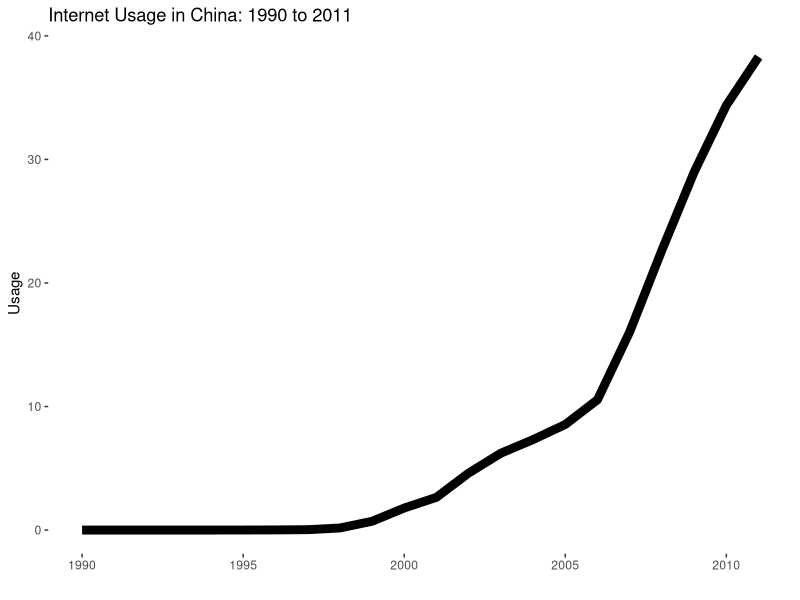
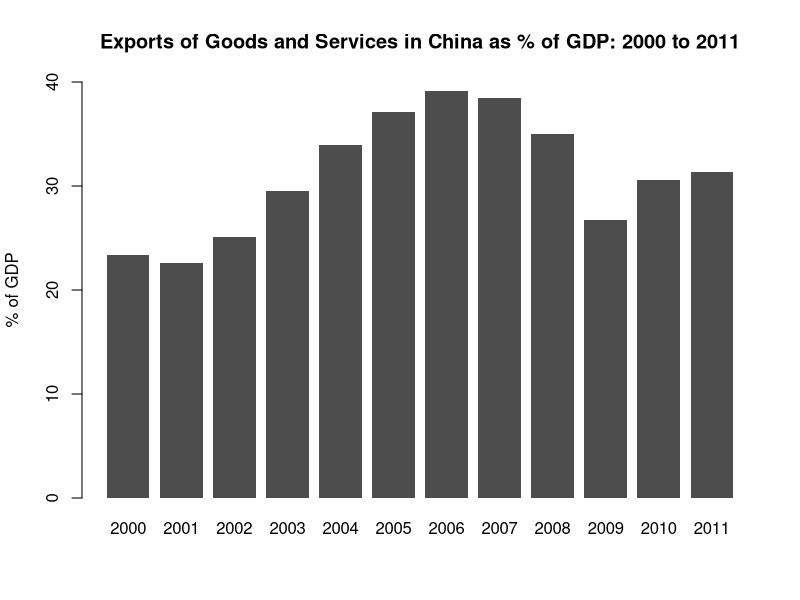
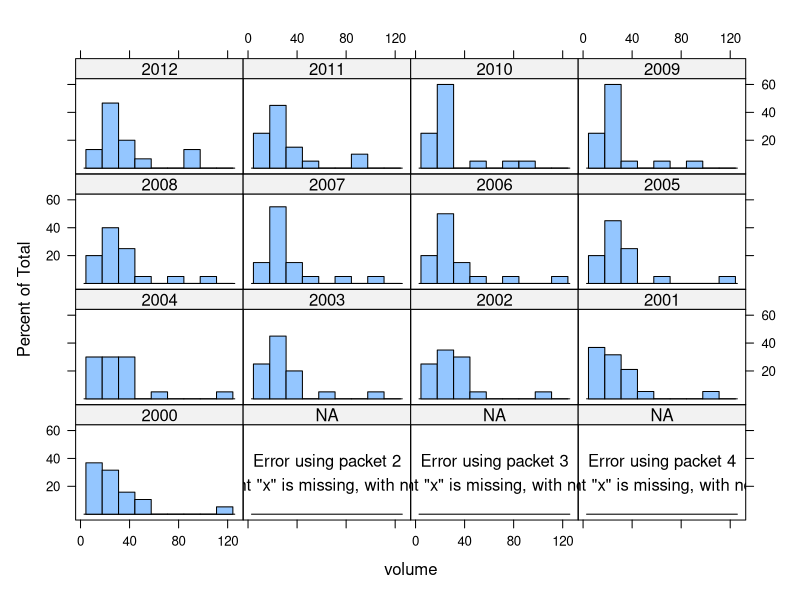

Write the R code that produced these figures, in order.
library(ggplot2)
library(ggthemes)
library(lattice)

## Exercise E

# China Internet Usage - source: world bank 2012
chinainternet <- read.csv("./data/chinainternet.csv")
summary(chinainternet)

ggplot(data=chinainternet, aes(x=Year, y=Internet.Usage)) +
  geom_line(size=3) +
  ggtitle("Internet Usage in China: 1990 to 2011") +
  labs(x="",y="Usage") +
  theme(panel.grid = element_blank(),
        panel.background=element_blank())

# China Export
chinaexports <- read.csv("./data/chinaexports.csv")
names(chinaexports) <- c("2000","2001","2002","2003","2004","2005","2006","2007","2008","2009","2010","2011")
summary(t(chinaexports))

# Wait for ggplot
Sys.sleep(0.5)
barplot(as.matrix(chinaexports), border = NA, space = 0.25, ylim = c(0,40),
        ylab = "% of GDP",
        main = "Exports of Goods and Services in China as % of GDP: 2000 to 2011")


# Exercise F - 20 world exporters
worldexports <- read.csv("./data/worldexports_transform.csv")
summary(worldexports)

# Remove outliers
worldexports.plot <- worldexports[worldexports$volume > 0,]
summary(worldexports.plot)

worldexports.plot$year <- as.character(worldexports.plot$year)

h <- histogram(~ volume | year, data = worldexports.plot, layout=c(4,4),
          scales=list(
            y=list(at=seq(20,60,20),labels=seq(20,60,20)),
            x=list(at=seq(0,120,40),labels=seq(0,120,40))
            ))

update(h, index.cond=list(c(1,14:16,5:2,9:6,13:10)))
